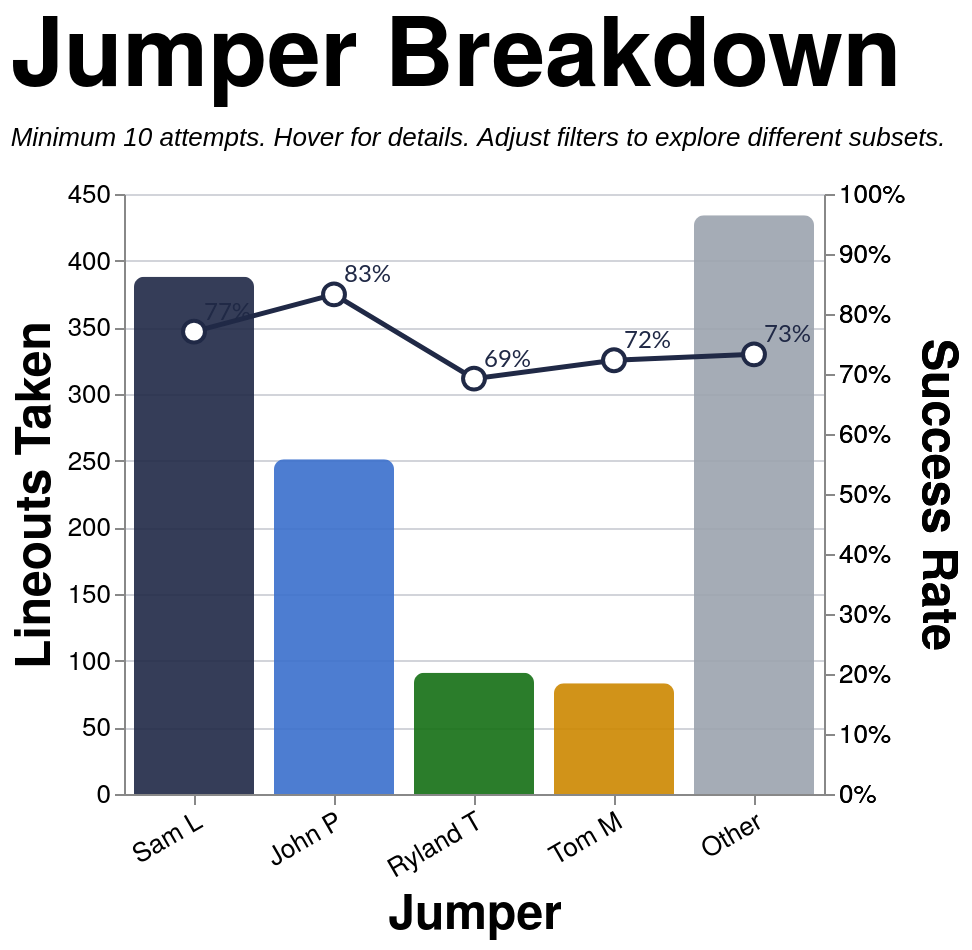

This figure's Vega-Lite source:
### Vega-Lite specification from a JSON file in a GitHub repository (floating-point values rounded to 4 significant figures; data arrays with more than 128 entries replaced by an {"elided": "..."} marker saying what was removed)
{"config": {"axis": {"labelFont": "PT Sans Narrow, Helvetica Neue, Helvetica, Arial, sans-serif", "titleFont": "PT Sans Narrow, Helvetica Neue, Helvetica, Arial, sans-serif", "labelFontSize": 13, "titleFontSize": 24, "gridColor": "#202947", "gridOpacity": 0.2, "zindex": 1}, "text": {"font": "Lato, sans-serif"}, "bar": {"cornerRadiusEnd": 5}, "header": {"labelFont": "PT Sans Narrow, Helvetica Neue, Helvetica, Arial, sans-serif", "titleFont": "PT Sans Narrow, Helvetica Neue, Helvetica, Arial, sans-serif", "labelFontSize": 24, "titleFontSize": 28, "labelFontWeight": "bold", "orient": "left"}, "legend": {"labelFont": "PT Sans Narrow, Helvetica Neue, Helvetica, Arial, sans-serif", "titleFont": "PT Sans Narrow, Helvetica Neue, Helvetica, Arial, sans-serif", "labelFontSize": 14, "titleFontSize": 16, "titlePadding": 5, "fillColor": "white", "strokeColor": "black", "padding": 10, "titleFontWeight": "lighter", "titleFontStyle": "italic", "titleColor": "gray", "offset": 10}, "title": {"font": "PT Sans Narrow, Helvetica Neue, Helvetica, Arial, sans-serif", "fontSize": 48, "fontWeight": "bold", "anchor": "start", "align": "center", "titlePadding": 20, "subtitlePadding": 10, "subtitleFontSize": 13, "subtitleColor": "", "subtitleFontStyle": "italic", "offset": 15, "color": "black"}, "axisX": {"labelAngle": 0}, "facet": {"title": null, "header": null, "align": {"row": "each", "column": "each"}, "spacing": 10}, "resolve": {"scale": {"y": "independent", "facet": "independent"}}, "background": "transparent", "scale": {"offsetBandPaddingOuter": 0.2, "offsetBandPaddingInner": 0.1}, "view": {"stroke": null, "background": "transparent"}}, "layer": [{"mark": {"type": "bar", "opacity": 0.9, "size": 60}, "encoding": {"color": {"field": "jumper_tier", "legend": null, "scale": {"domain": ["Sam L", "John P", "Ryland T", "Tom M", "Other"], "range": ["#202946", "#3a6fcc", "#146f14", "#cc8800", "#9ca3af"]}, "type": "nominal"}, "stroke": {"value": "transparent"}, "tooltip": [{"field": "jumper_tier_name", "title": "Jumper", "type": "nominal"}, {"field": "attempts", "format": ",.0f", "title": "Attempts", "type": "quantitative"}, {"field": "won", "format": ",.0f", "title": "Won", "type": "quantitative"}, {"field": "success_rate", "format": ".1%", "title": "Success Rate", "type": "quantitative"}], "x": {"axis": {"labelAngle": -30}, "field": "jumper_tier", "sort": ["Sam L", "John P", "Ryland T", "Tom M", "Other"], "title": "Jumper", "type": "nominal"}, "y": {"field": "attempts", "title": "Lineouts Taken", "type": "quantitative"}}, "transform": [{"filter": "(loSquad == 'All' || datum.squad == loSquad) && (loSeason == 'All' || datum.season == loSeason) && (loGameType == 'All' || (loGameType == 'League + Cup' && (datum.game_type == 'League' || datum.game_type == 'Cup')) || (loGameType == 'League only' && datum.game_type == 'League') || datum.game_type == loGameType) && (loThrower == 'All' || datum.thrower == loThrower) && (loJumper == 'All' || datum.jumper == loJumper) && (loArea == 'All' || datum.area == loArea) && (loNumbers == 'All' || datum.numbers == loNumbers)"}, {"aggregate": [{"op": "count", "as": "attempts"}, {"op": "sum", "field": "won", "as": "won"}], "groupby": ["jumper_tier", "jumper_tier_name"]}, {"calculate": "datum.won / datum.attempts", "as": "success_rate"}]}, {"mark": {"type": "line", "point": {"fill": "white", "filled": false, "size": 120, "stroke": "#202946"}, "stroke": "#202946", "strokeWidth": 2.5}, "encoding": {"tooltip": [{"field": "jumper_tier_name", "title": "Jumper", "type": "nominal"}, {"field": "attempts", "format": ",.0f", "title": "Attempts", "type": "quantitative"}, {"field": "won", "format": ",.0f", "title": "Won", "type": "quantitative"}, {"field": "success_rate", "format": ".1%", "title": "Success Rate", "type": "quantitative"}], "x": {"axis": {"labelAngle": -30}, "field": "jumper_tier", "sort": ["Sam L", "John P", "Ryland T", "Tom M", "Other"], "title": "Jumper", "type": "nominal"}, "y": {"axis": {"format": "%", "orient": "right"}, "field": "success_rate", "scale": {"domain": [0, 1]}, "title": "Success Rate", "type": "quantitative"}}, "transform": [{"filter": "(loSquad == 'All' || datum.squad == loSquad) && (loSeason == 'All' || datum.season == loSeason) && (loGameType == 'All' || (loGameType == 'League + Cup' && (datum.game_type == 'League' || datum.game_type == 'Cup')) || (loGameType == 'League only' && datum.game_type == 'League') || datum.game_type == loGameType) && (loThrower == 'All' || datum.thrower == loThrower) && (loJumper == 'All' || datum.jumper == loJumper) && (loArea == 'All' || datum.area == loArea) && (loNumbers == 'All' || datum.numbers == loNumbers)"}, {"aggregate": [{"op": "count", "as": "attempts"}, {"op": "sum", "field": "won", "as": "won"}], "groupby": ["jumper_tier", "jumper_tier_name"]}, {"calculate": "datum.won / datum.attempts", "as": "success_rate"}]}, {"mark": {"type": "text", "align": "left", "baseline": "middle", "color": "#202946", "dx": 5, "dy": -10, "fontSize": 12}, "encoding": {"text": {"field": "success_rate", "format": ".0%", "type": "quantitative"}, "x": {"axis": {"labelAngle": -30}, "field": "jumper_tier", "sort": ["Sam L", "John P", "Ryland T", "Tom M", "Other"], "title": "Jumper", "type": "nominal"}, "y": {"axis": {"format": "%", "orient": "right"}, "field": "success_rate", "scale": {"domain": [0, 1]}, "title": "Success Rate", "type": "quantitative"}}, "transform": [{"filter": "(loSquad == 'All' || datum.squad == loSquad) && (loSeason == 'All' || datum.season == loSeason) && (loGameType == 'All' || (loGameType == 'League + Cup' && (datum.game_type == 'League' || datum.game_type == 'Cup')) || (loGameType == 'League only' && datum.game_type == 'League') || datum.game_type == loGameType) && (loThrower == 'All' || datum.thrower == loThrower) && (loJumper == 'All' || datum.jumper == loJumper) && (loArea == 'All' || datum.area == loArea) && (loNumbers == 'All' || datum.numbers == loNumbers)"}, {"aggregate": [{"op": "count", "as": "attempts"}, {"op": "sum", "field": "won", "as": "won"}], "groupby": ["jumper_tier", "jumper_tier_name"]}, {"calculate": "datum.won / datum.attempts", "as": "success_rate"}]}], "data": {"name": "data-380a6591860551148d738801b0a28787"}, "height": 300, "params": [{"name": "loSquad", "value": "All"}, {"name": "loSeason", "value": "All"}, {"name": "loGameType", "value": "All"}, {"name": "loThrower", "value": "All"}, {"name": "loJumper", "value": "All"}, {"name": "loArea", "value": "All"}, {"name": "loNumbers", "value": "All"}], "resolve": {"scale": {"y": "independent"}}, "title": {"text": "Jumper Breakdown", "subtitle": "Minimum 10 attempts. Hover for details. Adjust filters to explore different subsets."}, "width": {"step": 70}, "$schema": "https://vega.github.io/schema/vega-lite/v5.20.1.json", "datasets": {"data-380a6591860551148d738801b0a28787": {"elided": "1247 records"}}}
